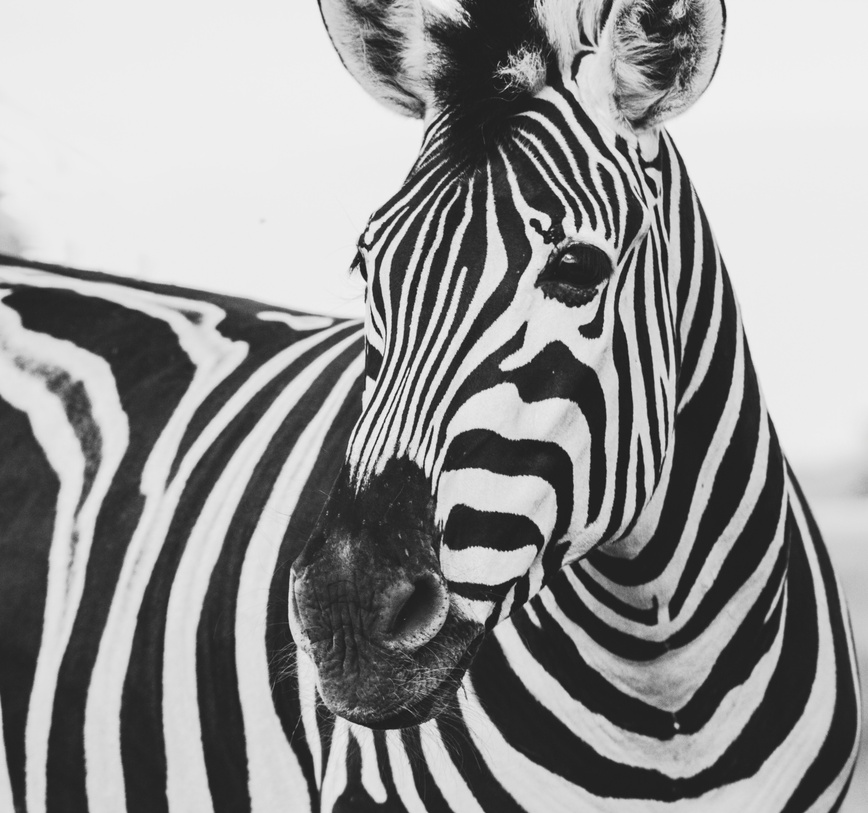
#> input picture Curso de Algebra lineal/algebra lineal en machine learning/imagenes/imagen_ejemplo_frida_bredesen.jpg, 868 x 813 px, shrunk from 3693 x 3456 before the run
$ jupyter execute 'aplicaciones de SVS.ipynb'
#> lines starting #> are read from the running program, lines starting #| are printed output that depends on the picture
# Aplicación de SVD a una imagen
Una imagen computacionalmente es una matriz, por lo que nos convendrá descomponerla por medio de SVD para simplificar los cálculos.

[cell 1]
import numpy as np
import matplotlib.pyplot as plt
from PIL import Image

[cell 2]
#mostramos una imagen con la que trabajaremos
plt.style.use('classic')

imagen = Image.open("./imagenes/imagen_ejemplo_frida_bredesen.jpg")
#> imagen is the input picture: PIL image 868x813 RGB; mean R, G, B 147.3, 147.3, 147.3

plt.imshow(imagen)

[cell 3]
# pasamos a escala de grises
imagen_gr = imagen.convert('LA')
print(imagen_gr)
#| <PIL.Image.Image image mode=LA size=868x813 at 0x7FB0CD09E090>

[cell 4]
# toma todos los datos de la banda 0
imagen_mat = np.array(list(imagen_gr.getdata(band = 0)), float)
print(imagen_mat)
#> (printed output is left out)

[cell 5]
# lo pasamos a forma de matriz
imagen_mat.shape = (imagen_gr.size[1], imagen_gr.size[0])
print(imagen_mat)
#> (printed output is left out)

[cell 6]
# a la matriz la graficamos con escala de grises
plt.imshow(imagen_mat, cmap = 'gray')
plt.show()
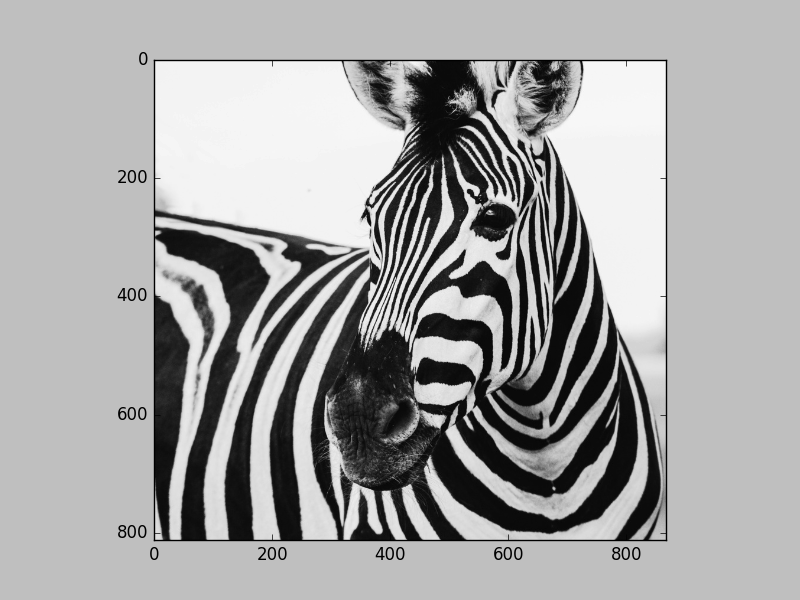
#> figure drawn by matplotlib, 1 panel

[cell 7]
imagen_mat_2 = imagen_mat/10
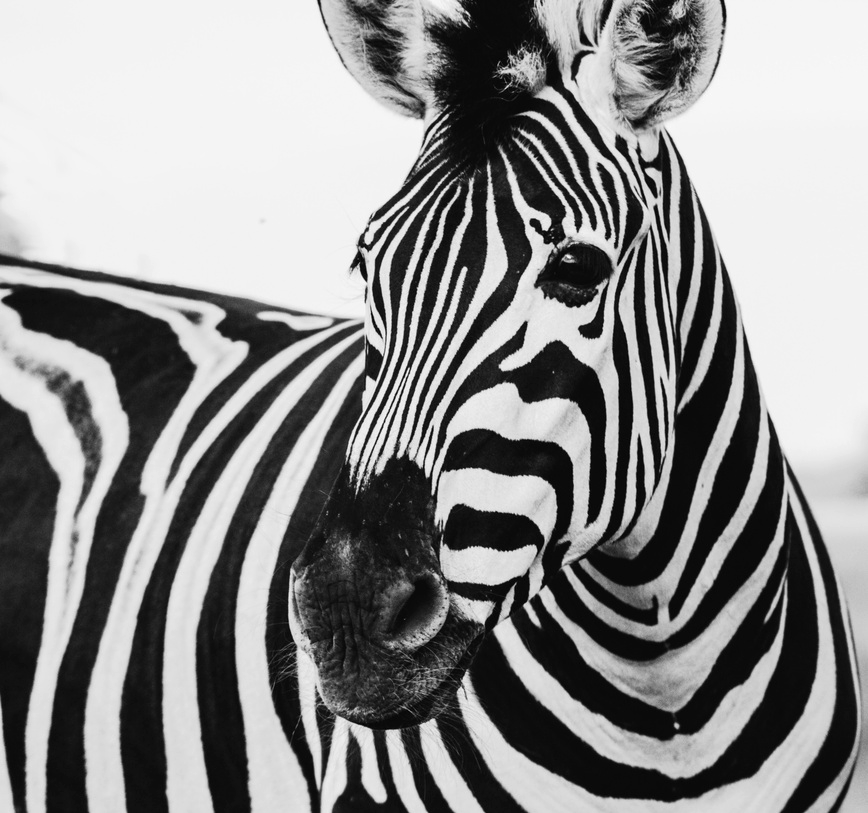
#> imagen_mat_2: shape (813, 868) float64; min 2.4, max 24.7, mean 14.7; drawn with min black and max white
imagen_mat_2

[cell 8]
# graficamos la matriz dividida entre 10
plt.imshow(imagen_mat_2)
plt.show()

[cell 9]
# graficamos la matriz dividida entre 10 y con escala de grises
plt.imshow(imagen_mat_2, cmap = 'gray')
plt.show()

Preservamos la misma imagen a pesar de haber dividido los valores de la matriz entre 10. En machine learning conviene dividir el dataset entre el máximo para que los datos se encuentren entre 0 y 1.

[cell 10]
print(np.max(imagen_mat_2))
#| 24.7

[cell 11]
print(np.min(imagen_mat_2))
#| 2.4

### Aplicando descomposición SVD a la imagen

[cell 12]
# hacemos la descomposición de la matriz
U, D, V =np.linalg.svd(imagen_mat)
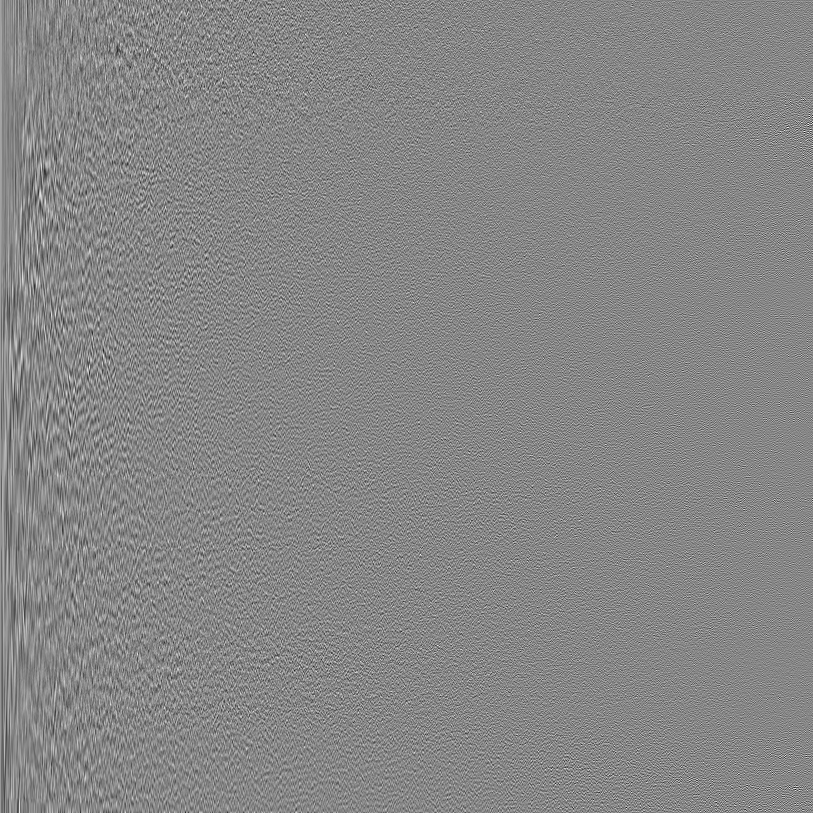
#> U: shape (813, 813) float64; min -0.212, max 0.189, mean 3.23e-05; drawn with min black and max white
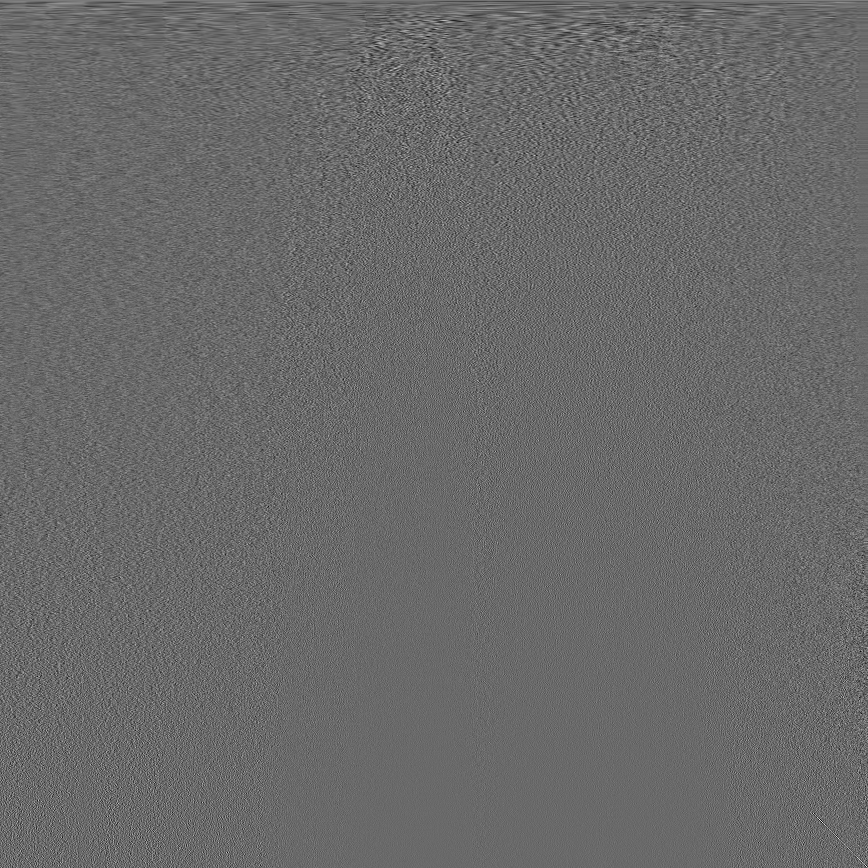
#> V: shape (868, 868) float64; min -0.227, max 0.319, mean 2.85e-05; drawn with min black and max white
#> D = 813 values, max 129931.9 at index 0, min 0.818 at index 812, mean 834.6

[cell 13]
# visualizamos la forma de las matrices
print(imagen_mat.shape)
#| (813, 868)
print(U.shape)
#| (813, 813)
print(D.shape)
#| (813,)
print(V.shape)
#| (868, 868)

[cell 14]
# reconstruimos la imagen a partir de las matrices UDV
imagen_recons = np.matrix(U[:,:1])* np.diag(D[:1])* np.matrix(V[:1,:])
plt.imshow(imagen_recons, cmap = 'gray')

La imagen anterior representa la reconstrucción de la imagen utilizandoo solo un valor singular, es por eso que se escogió la primera columna de la matriz U, el primervalor de la matriz D y la primera fila de la matriz V.

A continuación, veremos cuantos elementos de la matriz D (valores singulares) son necesarios para reconstruir la imagen. Tomando en cuenta que D tiene 3456 valores.

[cell 15]
# reconstruyendo la imagen con i valores singulares
i = 5
imagen_recons = np.matrix(U[:,:i])* np.diag(D[:i])* np.matrix(V[:i,:])
titulo = 'valores singulares = %s' % i
plt.title(titulo)
plt.imshow(imagen_recons, cmap = 'gray')

[cell 16]
# reconstruyendo la imagen con i valores singulares
i = 10
imagen_recons = np.matrix(U[:,:i])* np.diag(D[:i])* np.matrix(V[:i,:])
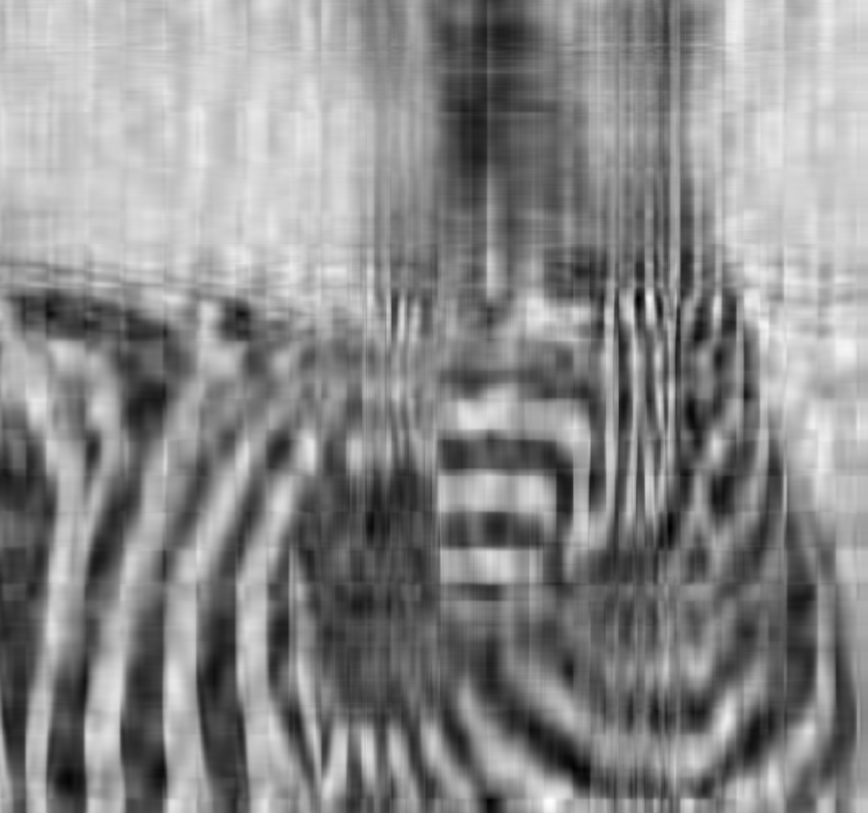
#> imagen_recons: shape (813, 868) float64; min -39.48, max 307, mean 147.4; drawn with min black and max white
titulo = 'valores singulares = %s' % i
plt.title(titulo)
plt.imshow(imagen_recons, cmap = 'gray')

[cell 17]
# reconstruyendo la imagen con i valores singulares
i = 40
imagen_recons = np.matrix(U[:,:i])* np.diag(D[:i])* np.matrix(V[:i,:])
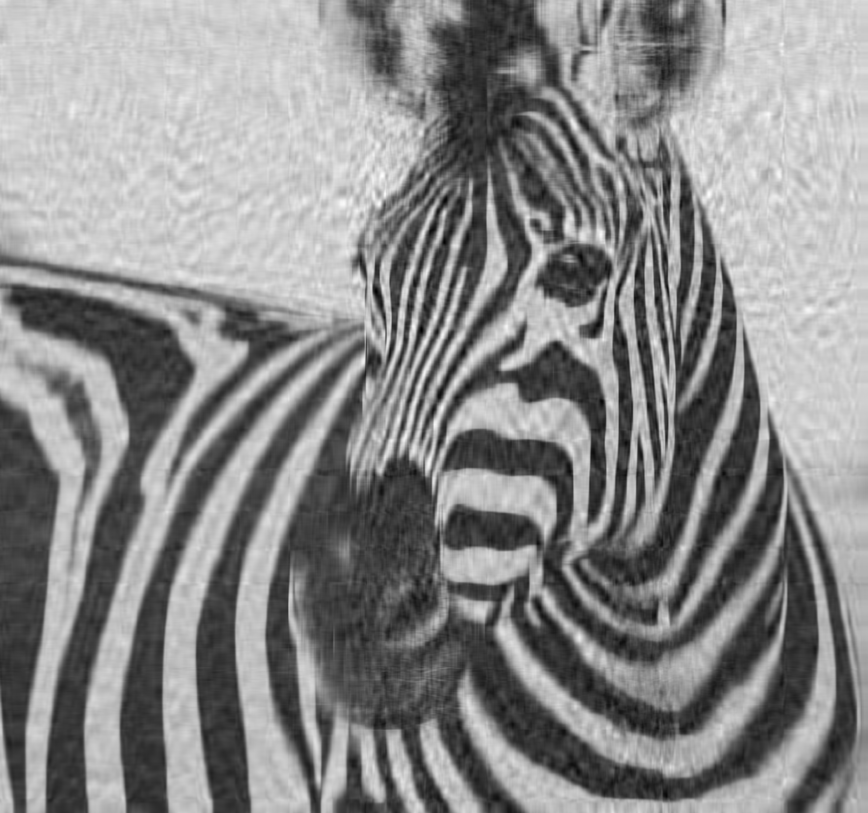
#> imagen_recons: shape (813, 868) float64; min -33.14, max 300.4, mean 147.3; drawn with min black and max white
titulo = 'valores singulares = %s' % i
plt.title(titulo)
plt.imshow(imagen_recons, cmap = 'gray')

En este punto, con 40 valores singulares son suficientes para visualizar que es un cebra y los bordes están bien definidos. Se descompuso la imagen que originalmente tenía 3456 valores singulares por lo que computacionalmente será más barato procesarla.

### Pseudoinversa de Moore Penrose
Supongamos que tenemos el siguiente problema:
$$ Ax = b$$
Para resolver esto, bastaba con que A tuviera inversa, ya que
$$Si \; existe \; A^{-1} \Longrightarrow x = A^{-1}b $$
¿Pero que pasa cuando $A$ no tiene inversa? Para ello se define una matriz pseudoinversa $A_{pse}$ tal que
$$AA_{pse} \approx I$$

Una pseudoinversa utilizada es la de Moore Penrose, la cual se define de la siguiente forma:
$$A_{pse} = VD_{pse}U^{T}$$
Donde $D_{pse}$ está asociada a la matriz pseudoinversa, no a la matriz $A$. No se demostrará en este curso pero una de las propiedades de $A_{pse}$ es que en caso de existir, es única.

[cell 18]
# pedimos a numpy que los resultados muy cercanos a 0
# los redondee
np.set_printoptions(suppress = True)

[cell 19]
A = np.array([[2,3],[5,7],[11,13]])
A

[cell 20]
U,D,V = np.linalg.svd(A)
print('U')
print(U)
print('D')
print(D)
print('V')
print(V)

Para calcular $D_{pse}$ necesitamos hacer algunos pasos:

[cell 21]
# 1. definimos una matriz de ceros del tamaño de la matriz A^T
D_pse = np.zeros((A.shape[0], A.shape[1])).T
D_pse

[cell 22]
print('Valores a reemplazar en D_pse')
print(D_pse[:D.shape[0], :D.shape[0]])

[cell 23]
print('Valores que pondremos en D_pse')
print(np.linalg.inv(np.diag(D)))

[cell 24]
# 2. Reemplazamos valores de la matriz D_pse con la inversa de
# la matriz diagonal D
print('D_pse')
D_pse[:D.shape[0], :D.shape[0]] = np.linalg.inv(np.diag(D))
D_pse

Ahora si podemos calcular la psudoinversa $A_{pse}$

[cell 25]
A_pse = V.T.dot(D_pse).dot(U.T)
A_pse

[cell 26]
A_pse_numpy = np.linalg.pinv(A)
A_pse_numpy

[cell 27]
# realizamos el producto A_pse * A y recyoeramos la identidad
A_pse.dot(A)

[cell 28]
# realizamos el producto A * A_pse y tenemos otra cosa
# no satisface la propiedad de la conmutatividad del producto
# como una inversa normal
A.dot(A_pse)

[cell 29]
# otra inversa, aunque numpy siempre calcula la primera por tener
# menos error
A_pse_2 = np.linalg.inv(A.T.dot(A)).dot(A.T)
A_pse_2

[cell 30]
A_pse_2.dot(A)

### Usando la pseudo inversa para resolver un sistema
Un sistema de ecuaciones puede tener:
- 1 solución, entonces la matriz $A$ tiene inversa y podemos calcular sus soluciones $X = A^{-1}b$
- infinitas soluciones, donde tenemos mas incognitas que ecuaciones
- ninguna solución, cuando tenemos más ecuaciones que incognitas (sistema sobredeterminado)

Para el 3er caso, podemos encontrar una solución X con ayuda de $A_{pse}$ que cumpla $$||Ax-b||$$ sea minima.

[cell 31]
#creamos un sistema sobredeterminado
x = np.linspace(-5,5,1000)

y1 = -4*x + 3
y2 = 2*x + 5
y3 = -3*x +1

plt.plot(x,y1)
plt.plot(x,y2)
plt.plot(x,y3)

plt.xlim(-2, 2.5)
plt.ylim(-6,6)
plt.show()
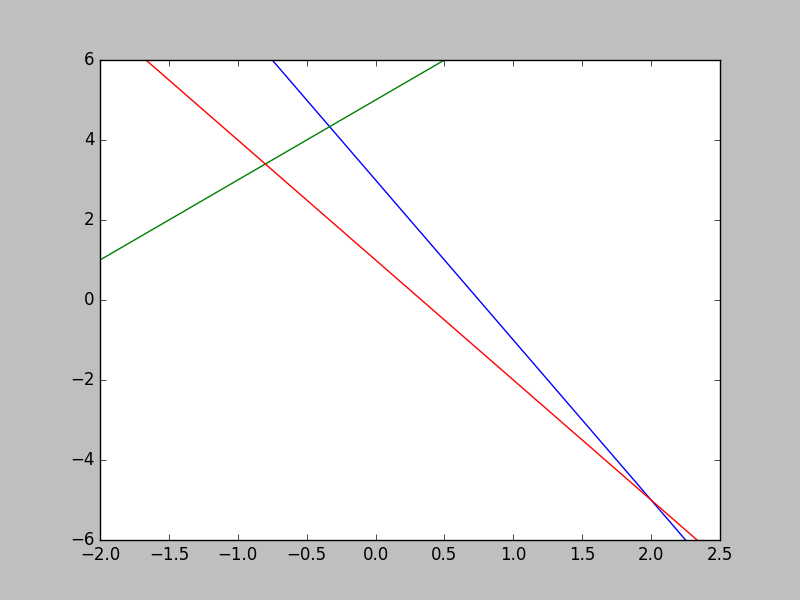
#> figure drawn by matplotlib, 1 panel; curve peaks at x = -5, y = 23; curve peaks at x = 5, y = 15; curve peaks at x = -5, y = 16

[cell 32]
# matriz asociada al sistema
matriz = np.array([[4,1], [-2,1], [3,1]])
matriz

[cell 33]
# matriz pseudo inversa
matriz_pse = np.linalg.pinv(matriz)
matriz_pse

[cell 34]
# vector b
b = np.array([[3],[5],[1]])
b

[cell 35]
# resultado
resultado = matriz_pse.dot(b)
resultado

[cell 36]
# graficamos las ecuaciones y el resultado
plt.plot(x,y1)
plt.plot(x,y2)
plt.plot(x,y3)
plt.scatter(resultado[0], resultado[1])

plt.xlim(-2, 2.5)
plt.ylim(-6,6)
plt.show()
#> figure, not shown here; curve peaks at x = -5, y = 23; curve peaks at x = 5, y = 15; curve peaks at x = -5, y = 16
